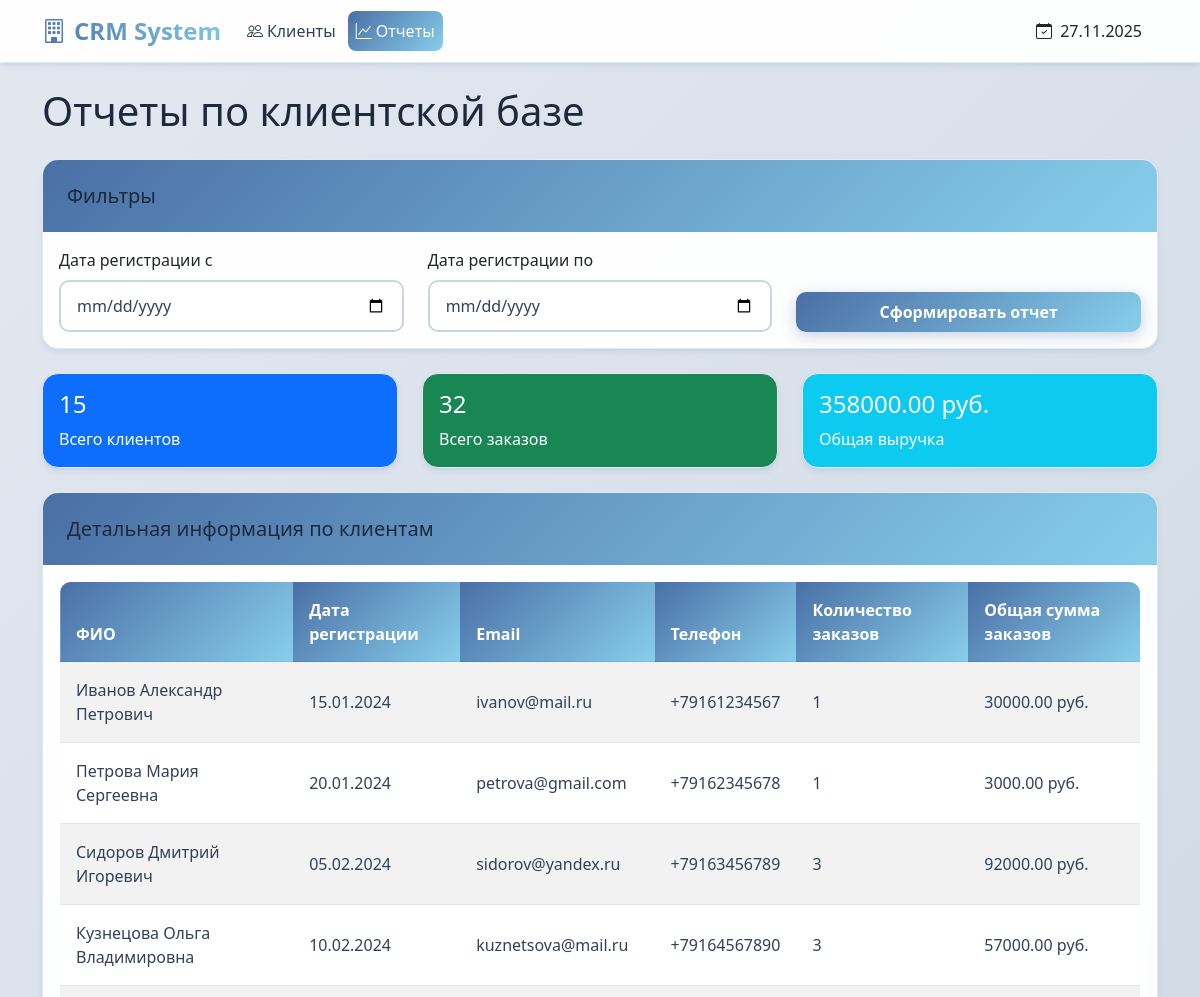
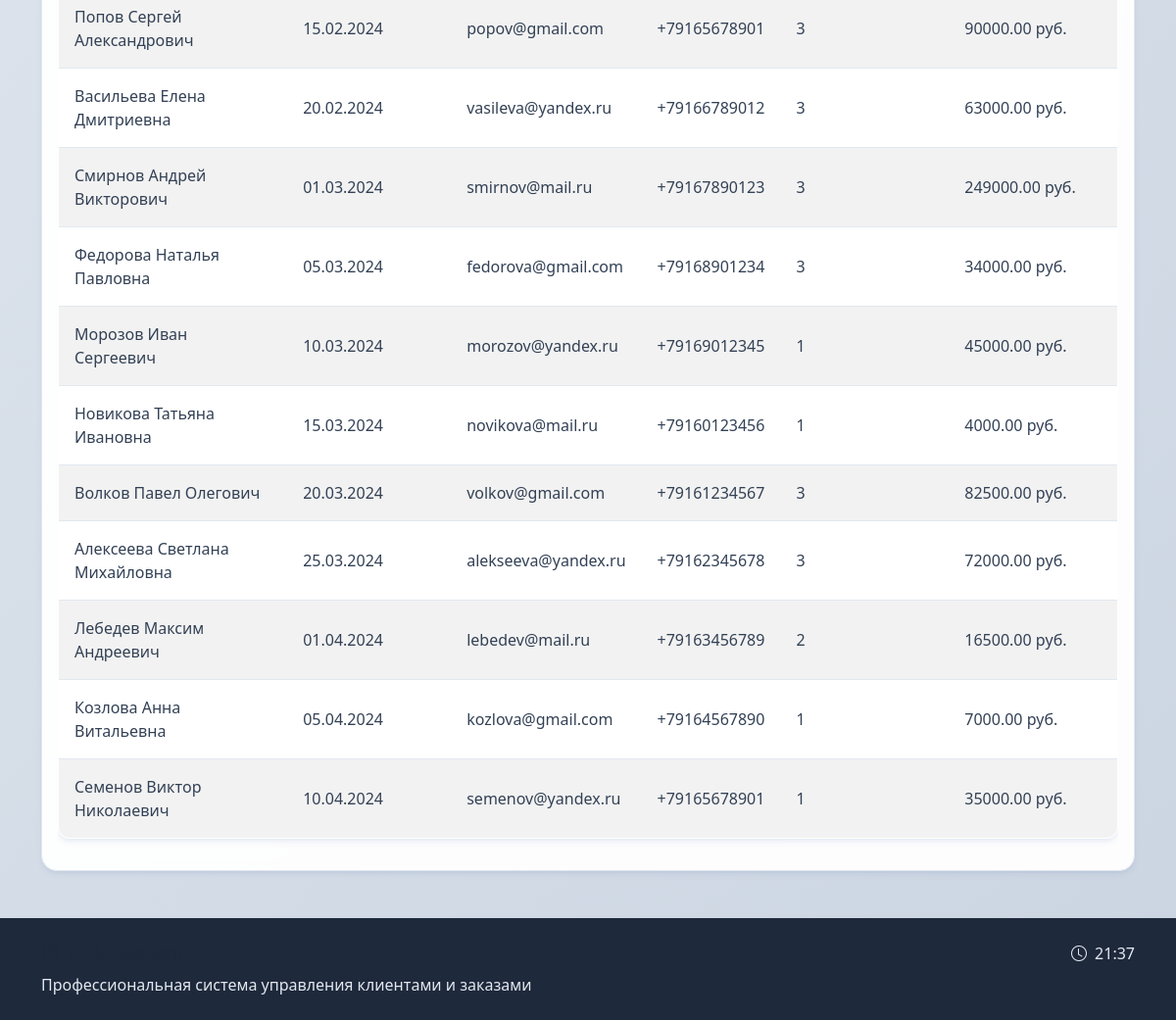
Page /reports on the committed database (2 pictures, top to bottom).
### models.py (models this page shows)
class Customer(db.Model):
    id = db.Column(db.Integer, primary_key=True)
    last_name = db.Column(db.String(100), nullable=False)
    first_name = db.Column(db.String(100), nullable=False)
    middle_name = db.Column(db.String(100))
    email = db.Column(db.String(100))
    phone = db.Column(db.String(20))
    registration_date = db.Column(db.Date, nullable=False, default=datetime.utcnow)
    notes = db.Column(db.Text)
    orders = db.relationship('Order', backref='customer', lazy=True, cascade='all, delete-orphan')

### app.py (the view)
@app.route('/reports')
def reports():
    start_date = request.args.get('start_date')
    end_date = request.args.get('end_date')
    query = Customer.query
    if start_date:
        try:
            start_date_obj = datetime.strptime(start_date, '%Y-%m-%d').date()
            query = query.filter(Customer.registration_date >= start_date_obj)
        except ValueError:
            flash('Неверный формат начальной даты', 'error')
    if end_date:
        try:
            end_date_obj = datetime.strptime(end_date, '%Y-%m-%d').date()
            query = query.filter(Customer.registration_date <= end_date_obj)
        except ValueError:
            flash('Неверный формат конечной даты', 'error')
    customers = query.all()
    total_customers = len(customers)  # Теперь customers - это список
    total_orders = 0
    total_revenue = 0.0
    for customer in customers:
        total_orders += len(customer.orders)
        for order in customer.orders:
            total_revenue += order.quantity * order.price
    return render_template('reports.html',
                         customers=customers,
                         total_customers=total_customers,
                         total_orders=total_orders,
                         total_revenue=total_revenue,
                         start_date=start_date,
                         end_date=end_date)

### app.py (called while the page is built)
@app.context_processor
def inject_now():
    return {'now': datetime.now()}

### templates/reports.html
{% extends "base.html" %}
{% block content %}
<h1 class="mb-4">Отчеты по клиентской базе</h1>
<div class="card mb-4">
    <div class="card-header">
        <h5 class="mb-0">Фильтры</h5>
    </div>
    <div class="card-body">
        <form method="get">
            <div class="row">
                <div class="col-md-4">
                    <label for="start_date" class="form-label">Дата регистрации с</label>
                    <input type="date" class="form-control" id="start_date" name="start_date"
                           value="{{ start_date.strftime('%Y-%m-%d') if start_date }}">
                </div>
                <div class="col-md-4">
                    <label for="end_date" class="form-label">Дата регистрации по</label>
                    <input type="date" class="form-control" id="end_date" name="end_date"
                           value="{{ end_date.strftime('%Y-%m-%d') if end_date }}">
                </div>
                <div class="col-md-4 d-flex align-items-end">
                    <button type="submit" class="btn btn-primary w-100">Сформировать отчет</button>
                </div>
            </div>
        </form>
    </div>
</div>
<div class="row mb-4">
    <div class="col-md-4">
        <div class="card text-white bg-primary">
            <div class="card-body">
                <h4 class="card-title">{{ total_customers }}</h4>
                <p class="card-text">Всего клиентов</p>
            </div>
        </div>
    </div>
    <div class="col-md-4">
        <div class="card text-white bg-success">
            <div class="card-body">
                <h4 class="card-title">{{ total_orders }}</h4>
                <p class="card-text">Всего заказов</p>
            </div>
        </div>
    </div>
    <div class="col-md-4">
        <div class="card text-white bg-info">
            <div class="card-body">
                <h4 class="card-title">{{ "%.2f"|format(total_revenue) }} руб.</h4>
                <p class="card-text">Общая выручка</p>
            </div>
        </div>
    </div>
</div>
{% if customers %}
<div class="card">
    <div class="card-header">
        <h5 class="mb-0">Детальная информация по клиентам</h5>
    </div>
    <div class="card-body">
        <div class="table-responsive">
            <table class="table table-striped">
                <thead>
                    <tr>
                        <th>ФИО</th>
                        <th>Дата регистрации</th>
                        <th>Email</th>
                        <th>Телефон</th>
                        <th>Количество заказов</th>
                        <th>Общая сумма заказов</th>
                    </tr>
                </thead>
                <tbody>
                    {% for customer in customers %}
                    <tr>
                        <td>{{ customer.last_name }} {{ customer.first_name }} {{ customer.middle_name or '' }}</td>
                        <td>{{ customer.registration_date.strftime('%d.%m.%Y') }}</td>
                        <td>{{ customer.email or '-' }}</td>
                        <td>{{ customer.phone or '-' }}</td>
                        <td>{{ customer.orders|length }}</td>
                        <td>{{ "%.2f"|format(customer.orders|sum(attribute='quantity') * customer.orders|sum(attribute='price')) }} руб.</td>
                    </tr>
                    {% endfor %}
                </tbody>
            </table>
        </div>
    </div>
</div>
{% else %}
<div class="alert alert-info">
    Клиенты не найдены по заданным критериям.
</div>
{% endif %}
{% endblock %}

### static/style.css (style rules this page uses)
:root { --primary: #4a6fa5; --primary-dark: #3a5a8c; --primary-light: #6b8cbc; --secondary: #6c757d; --accent: #87ceeb; --success: #5cb85c; --info: #5bc0de; --warning: #f0ad4e; --danger: #d9534f; --light: #f8f9fa; --dark: #343a40; --gray-100: #f8f9fa; --gray-200: #e9ecef; --gray-300: #dee2e6; --gray-400: #ced4da; --gray-500: #adb5bd; --gray-600: #6c757d; --gray-700: #495057; --gray-800: #343a40; --gray-900: #212529; --blue-gray-50: #f8fafc; --blue-gray-100: #f1f5f9; --blue-gray-200: #e2e8f0; --blue-gray-300: #cbd5e1; --blue-gray-400: #94a3b8; --blue-gray-500: #64748b; --blue-gray-600: #475569; --blue-gray-700: #334155; --blue-gray-800: #1e293b; --blue-gray-900: #0f172a; --gradient: linear-gradient(135deg, #4a6fa5 0%, #87ceeb 100%); --gradient-light: linear-gradient(135deg, #6b8cbc 0%, #b0e0e6 100%); --shadow: 0 4px 6px -1px rgba(74, 111, 165, 0.1), 0 2px 4px -1px rgba(74, 111, 165, 0.06); --shadow-lg: 0 10px 15px -3px rgba(74, 111, 165, 0.1), 0 4px 6px -2px rgba(74, 111, 165, 0.05); }
* { margin: 0; padding: 0; box-sizing: border-box; }
body { font-family: 'Segoe UI', Tahoma, Geneva, Verdana, sans-serif; background: linear-gradient(135deg, #e2e8f0 0%, #cbd5e1 100%); min-height: 100vh; color: var(--blue-gray-800); }
.card { border: none; border-radius: 16px; box-shadow: var(--shadow); backdrop-filter: blur(10px); background: rgba(255, 255, 255, 0.95); transition: all 0.3s ease; overflow: hidden; border: 1px solid var(--blue-gray-200); }
.card-header { background: var(--gradient) !important; color: white; border: none; padding: 1.5rem; font-weight: 600; }
.btn { border-radius: 10px; font-weight: 600; transition: all 0.3s ease; border: none; padding: 0.5rem 1.5rem; }
.btn-primary { background: var(--gradient); box-shadow: 0 4px 15px rgba(74, 111, 165, 0.3); }
.table { background: white; border-radius: 12px; overflow: hidden; box-shadow: var(--shadow); border: 1px solid var(--blue-gray-200); }
.table thead th { background: var(--gradient); color: white; border: none; font-weight: 600; padding: 1rem; }
.table tbody td { padding: 1rem; border-color: var(--blue-gray-200); vertical-align: middle; color: var(--blue-gray-700); }
.table tbody tr { transition: all 0.3s ease; background: white; }
.form-control, .form-select { border-radius: 10px; border: 2px solid var(--blue-gray-300); padding: 0.75rem 1rem; transition: all 0.3s ease; background: white; color: var(--blue-gray-700); }
.text-white { color: white !important; }
h1, h2, h3, h4, h5, h6 { color: var(--blue-gray-800); }

### rows in the picture
Customer: last_name "Иванов", first_name "Александр", middle_name "Петрович", registration_date "15.01.2024", email "ivanov@mail.ru", phone "+79161234567", orders|length "1", orders|sum "30000.00"
Customer: last_name "Петрова", first_name "Мария", middle_name "Сергеевна", registration_date "20.01.2024", email "petrova@gmail.com", phone "+79162345678", orders|length "1", orders|sum "3000.00"
Customer: last_name "Сидоров", first_name "Дмитрий", middle_name "Игоревич", registration_date "05.02.2024", email "sidorov@yandex.ru", phone "+79163456789", orders|length "3", orders|sum "92000.00"
Customer: last_name "Кузнецова", first_name "Ольга", middle_name "Владимировна", registration_date "10.02.2024", email "kuznetsova@mail.ru", phone "+79164567890", orders|length "3", orders|sum "57000.00"
Customer: last_name "Попов", first_name "Сергей", middle_name "Александрович", registration_date "15.02.2024", email "popov@gmail.com", phone "+79165678901", orders|length "3", orders|sum "90000.00"
Customer: last_name "Васильева", first_name "Елена", middle_name "Дмитриевна", registration_date "20.02.2024", email "vasileva@yandex.ru", phone "+79166789012", orders|length "3", orders|sum "63000.00"
Customer: last_name "Смирнов", first_name "Андрей", middle_name "Викторович", registration_date "01.03.2024", email "smirnov@mail.ru", phone "+79167890123", orders|length "3", orders|sum "249000.00"
Customer: last_name "Федорова", first_name "Наталья", middle_name "Павловна", registration_date "05.03.2024", email "fedorova@gmail.com", phone "+79168901234", orders|length "3", orders|sum "34000.00"
Customer: last_name "Морозов", first_name "Иван", middle_name "Сергеевич", registration_date "10.03.2024", email "morozov@yandex.ru", phone "+79169012345", orders|length "1", orders|sum "45000.00"
Customer: last_name "Новикова", first_name "Татьяна", middle_name "Ивановна", registration_date "15.03.2024", email "novikova@mail.ru", phone "+79160123456", orders|length "1", orders|sum "4000.00"
Customer: last_name "Волков", first_name "Павел", middle_name "Олегович", registration_date "20.03.2024", email "volkov@gmail.com", phone "+79161234567", orders|length "3", orders|sum "82500.00"
Customer: last_name "Алексеева", first_name "Светлана", middle_name "Михайловна", registration_date "25.03.2024", email "alekseeva@yandex.ru", phone "+79162345678", orders|length "3", orders|sum "72000.00"
Customer: last_name "Лебедев", first_name "Максим", middle_name "Андреевич", registration_date "01.04.2024", email "lebedev@mail.ru", phone "+79163456789", orders|length "2", orders|sum "16500.00"
Customer: last_name "Козлова", first_name "Анна", middle_name "Витальевна", registration_date "05.04.2024", email "kozlova@gmail.com", phone "+79164567890", orders|length "1", orders|sum "7000.00"
Customer: last_name "Семенов", first_name "Виктор", middle_name "Николаевич", registration_date "10.04.2024", email "semenov@yandex.ru", phone "+79165678901", orders|length "1", orders|sum "35000.00"

### other values in the picture
{{ total_customers }} "15"
{{ total_orders }} "32"
{{ "%.2f"|format(total_revenue) }} "358000.00"
